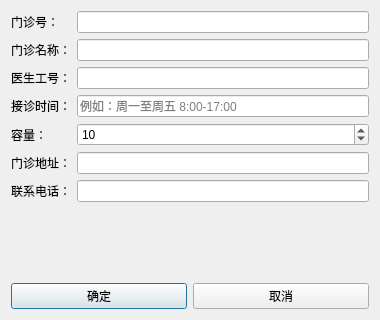
<?xml version="1.0" encoding="UTF-8"?>
<ui version="4.0">
 <class>AddClinicDialog</class>
 <widget class="QDialog" name="AddClinicDialog">
  <property name="geometry">
   <rect>
    <x>0</x>
    <y>0</y>
    <width>380</width>
    <height>320</height>
   </rect>
  </property>
  <property name="windowTitle">
   <string>添加门诊</string>
  </property>
  <layout class="QVBoxLayout" name="verticalLayout">
   <item>
    <layout class="QFormLayout" name="formLayout">
     <item row="0" column="0">
      <widget class="QLabel" name="labelNo">
       <property name="text">
        <string>门诊号：</string>
       </property>
      </widget>
     </item>
     <item row="0" column="1">
      <widget class="QLineEdit" name="editClinicNo"/>
     </item>
     <item row="1" column="0">
      <widget class="QLabel" name="labelName">
       <property name="text">
        <string>门诊名称：</string>
       </property>
      </widget>
     </item>
     <item row="1" column="1">
      <widget class="QLineEdit" name="editClinicName"/>
     </item>
     <item row="2" column="0">
      <widget class="QLabel" name="labelDoctor">
       <property name="text">
        <string>医生工号：</string>
       </property>
      </widget>
     </item>
     <item row="2" column="1">
      <widget class="QLineEdit" name="editDoctorNo"/>
     </item>
     <item row="3" column="0">
      <widget class="QLabel" name="labelTime">
       <property name="text">
        <string>接诊时间：</string>
       </property>
      </widget>
     </item>
     <item row="3" column="1">
      <widget class="QLineEdit" name="editConsultTime">
       <property name="placeholderText">
        <string>例如：周一至周五 8:00-17:00</string>
       </property>
      </widget>
     </item>
     <item row="4" column="0">
      <widget class="QLabel" name="labelCapacity">
       <property name="text">
        <string>容量：</string>
       </property>
      </widget>
     </item>
     <item row="4" column="1">
      <widget class="QSpinBox" name="spinCapacity">
       <property name="minimum">
        <number>1</number>
       </property>
       <property name="maximum">
        <number>10000</number>
       </property>
       <property name="value">
        <number>10</number>
       </property>
      </widget>
     </item>
     <item row="5" column="0">
      <widget class="QLabel" name="labelAddress">
       <property name="text">
        <string>门诊地址：</string>
       </property>
      </widget>
     </item>
     <item row="5" column="1">
      <widget class="QLineEdit" name="editAddress"/>
     </item>
     <item row="6" column="0">
      <widget class="QLabel" name="labelPhone">
       <property name="text">
        <string>联系电话：</string>
       </property>
      </widget>
     </item>
     <item row="6" column="1">
      <widget class="QLineEdit" name="editPhone"/>
     </item>
    </layout>
   </item>
   <item>
    <layout class="QHBoxLayout" name="buttonLayout">
     <item>
      <widget class="QPushButton" name="btnOk">
       <property name="text">
        <string>确定</string>
       </property>
      </widget>
     </item>
     <item>
      <widget class="QPushButton" name="btnCancel">
       <property name="text">
        <string>取消</string>
       </property>
      </widget>
     </item>
    </layout>
   </item>
  </layout>
 </widget>
 <resources/>
 <connections/>
</ui>
